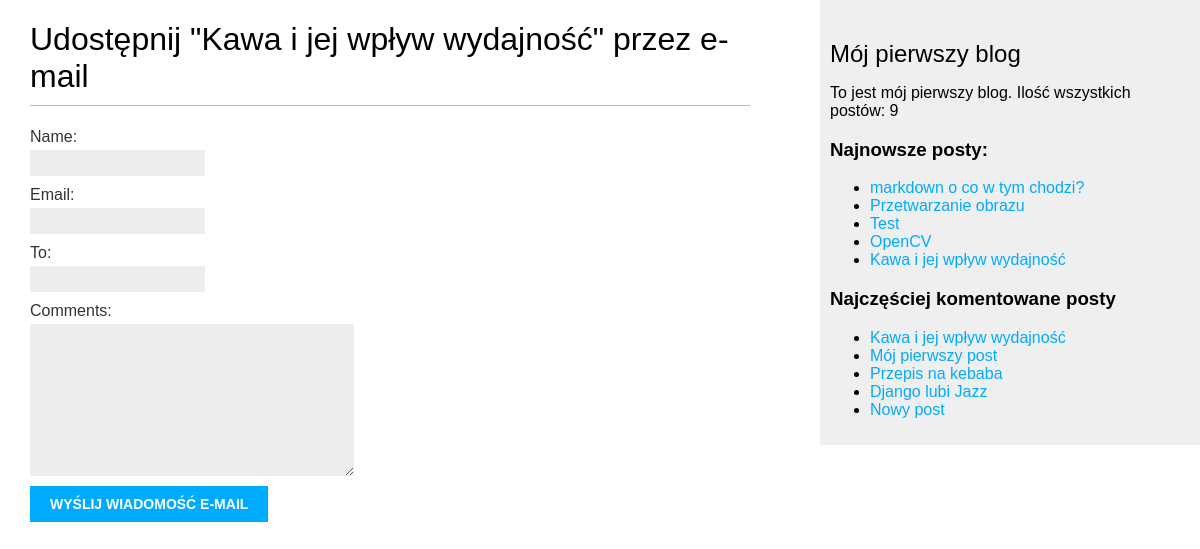
The page /blog/5/share on the database its author committed.
### blog/models.py (models this page shows, shortened)
class Post(models.Model):
    class Status(models.TextChoices):
        DRAFT = 'DF', 'Roboczy'
        PUBLISHED = 'PB', 'Opublikowany'
    title = models.CharField(max_length=250)
    slug = models.SlugField(max_length=250, unique_for_date="publish")
    author = models.ForeignKey(User, on_delete=models.CASCADE, related_name='blog_post')
    body = models.TextField()
    publish = models.DateTimeField(default=timezone.now)
    created = models.DateTimeField(auto_now_add=True)
    updated = models.DateTimeField(auto_now=True)
    status = models.CharField(max_length=2, choices=Status.choices, default=Status.DRAFT)
    object = models.Manager()
    published = PublishedManager()
    tags = TaggableManager()
    class Meta:
        ordering = ['-publish']
        indexes = [
            models.Index(fields=['-publish']),
        ]
    def get_absolute_url(self):
        return reverse("blog:post_detail",
                       args=[self.publish.year, self.publish.month, self.publish.day, self.slug])

### blog/views.py (the view)
# urls.py: path("<int:post_id>/share", views.post_share, name="post_share"),
def post_share(request, post_id):
    post = get_object_or_404(Post, id=post_id, status=Post.Status.PUBLISHED)
    sent = False
    if request.method == "POST":
        form = EmailPostForm(request.POST)
        if form.is_valid():
            cd = form.cleaned_data
            post_url = request.build_absolute_uri(
                post.get_absolute_url())
            subject = f"{cd['name']} zaleca Ci przeczytanie " \
                      f"{post.title}"
            massage = f"Przczytaj {post.title} pod adresem {post_url}\n\n" \
                      f"komenatrze {cd['name']}: {cd['comments']}"
            send_mail(subject, massage, 'urb2001an@gmail.com', [cd['to']])
            sent = True
    else:
        form = EmailPostForm()
    return render(request, "blog/post/share.html", {"post": post, "form": form, "sent": sent})

### blog/forms.py
class EmailPostForm(forms.Form):
    name = forms.CharField(max_length=25)
    email = forms.EmailField()
    to = forms.EmailField()
    comments = forms.CharField(required=False, widget=forms.Textarea)

### blog/models.py (called while the page is built)
    def get_queryset(self):
        return super().get_queryset() \
            .filter(status=Post.Status.PUBLISHED)

### blog/templatetags/blog_tags.py (called while the page is built)
@register.simple_tag
def total_posts():
    return Post.published.count()

@register.inclusion_tag("blog/post/latest_posts.html")
def show_latest_posts(count=5):
    latest_posts = Post.published.order_by("-publish")[:count]
    return {"latest_posts" : latest_posts}

@register.simple_tag
def get_most_commented_posts(count=5):
    return Post.published.annotate(total_comments=Count("comments")
                                   ).order_by("-total_comments")[:count]

### blog/templates/blog/post/share.html (shortened to what this page needs)
{% extends "blog/base.html" %}
{% block content %}
    {% if sent %}
    <h1>Wiadomość email została pomyślnie wysłana</h1>
    <p> Wysłanie posta "{{ post.title }}" do {{ form.cleaned_data.to }} zakończyło się pomyślnie</p>
    {% else %}
    <h1>Udostępnij "{{ post.title }}" przez e-mail</h1>
    <form method="post">
    {{ form.as_p }}
    <input type="submit" value="Wyślij wiadomość e-mail">
    </form>
    {% endif %}
{% endblock %}

### blog/templates/blog/base.html (shortened to what this page needs)
{% load blog_tags %}
{% load static %}
{{ '<' }}{{ '!DOCTYPE html>' }}
<html>
<head>
    <link href="{% static 'css/blog.css' %}" rel="stylesheet">
</head>
<body>
<div id="content">
    {% block content %}
    {% endblock %}
</div>
<div id="sidebar">
    <h2>Mój pierwszy blog</h2>
    <p>To jest mój pierwszy blog.
    Ilość wszystkich postów: {% total_posts %}
    </p>
    <h3>Najnowsze posty:</h3>
    {% show_latest_posts 5 %}
    <h3>Najczęściej komentowane posty</h3>
    {% get_most_commented_posts as most_commented_posts %}
    <ul>
        {% for post in most_commented_posts %}
        <li>
            <a href="{{ post.get_absolute_url }}">{{ post.title }}</a>
        </li>
        {% endfor %}
    </ul>
</div>
</body>
</html>

### blog/templates/blog/post/latest_posts.html
<ul>
    {% for post in latest_posts %}
    <li>
        <a href="{{ post.get_absolute_url }}">{{ post.title }}</a>
    </li>
    {% endfor %}
</ul>

### blog/static/css/blog.css (style rules this page uses)
body { margin:0; padding:0; font-family:helvetica, sans-serif; }
a { color:#00abff; text-decoration:none; }
h1 { font-weight:normal; border-bottom:1px solid #bbb; padding:0 0 10px 0; }
h2 { font-weight:normal; margin:30px 0 0; }
#content { float:left; width:60%; padding:0 0 0 30px; }
#sidebar { float:right; width:30%; padding:10px; background:#efefef; height:100%; }
label { float:left; clear:both; color:#333; margin-bottom:4px; }
input, textarea { clear:both; float:left; margin:0 0 10px; background:#ededed; border:0; padding:6px 10px; font-size:12px; }
input[type=submit] { font-weight:bold; background:#00abff; color:#fff; padding:10px 20px; font-size:14px; text-transform:uppercase; }

### rows shown on the page
Post: title "Kawa i jej wpływ wydajność"
Post: title "markdown o co w tym chodzi?"
Post: title "Przetwarzanie obrazu"
Post: title "Test"
Post: title "OpenCV"
Post: title "Mój pierwszy post"
Post: title "Przepis na kebaba"
Post: title "Django lubi Jazz"
Post: title "Nowy post"
